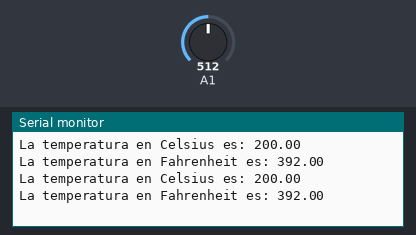
Recording of a sketch running on a simulated Arduino Uno, built with avr-gcc and run on an emulated ATmega328P. On the bench: the last lines printed to the serial monitor. The inputs (shaded band) are chosen by the test bench; at power-on: A1 = 512.

Above: at 1.8 s.
1.9 s: A1 set to 716
At 2.4 s:
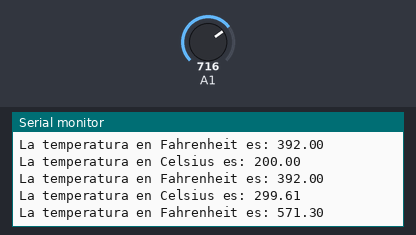
3.4 s: A1 set to 900
At 4.9 s:
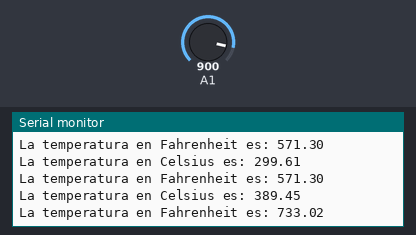
Timing chart, 0 to 6.4 s (numbered marks = the images above; inputs shaded):
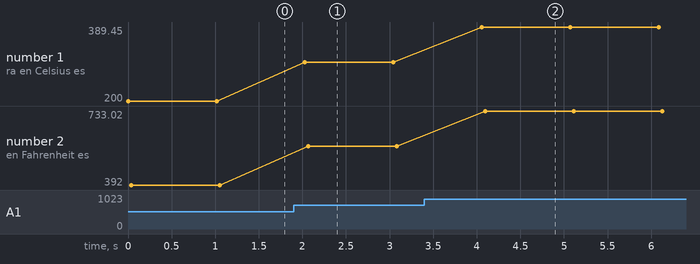

The sketch:

Hito2.7.ino
```cpp
float a;
float temperaturaCelsius;
float temperaturaFahrenheit;

void setup()
{
  Serial.begin(9600);
}

void loop()
{
  a=analogRead(A1);
  temperaturaCelsius=5.0/1024*a*100-50;
  temperaturaFahrenheit=9.0/5*temperaturaCelsius+32;
  Serial.print("La temperatura en Celsius es: ");
  Serial.println(temperaturaCelsius);
  Serial.print("La temperatura en Fahrenheit es: ");
  Serial.println(temperaturaFahrenheit);
  delay(1000);
}
```

Measured:
- after the input at 1.9 s, the serial monitor: prints a new line after 0.13 s (image 1)
- after the input at 3.4 s, the serial monitor: prints a new line after 0.66 s (image 2)
- plotted number 1: 200 → 299.61 after the input at 1.9 s, 299.61 → 389.45 after the input at 3.4 s
- plotted number 2: 392 → 571.3 after the input at 1.9 s, 571.3 → 733.02 after the input at 3.4 s
